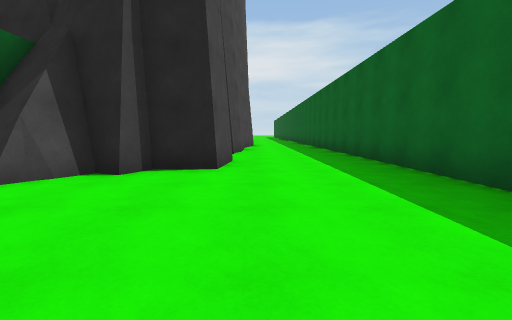
view 1 (above)

15 first-person views from a walk through a scene from a Unity 3-D project. The camera is 1.2 m above the floor, tilts 6° down and sees 90° across. The floor is counted in squares, 2 m on a side. Each view is taken from the middle of a square. On the plan, view 1 faces up. The plan holds only what a view shows up to about 9 squares ahead; the rest is blank. The place goes on beyond the plan. The player character is not drawn. Some animated figures are not drawn.

view 2
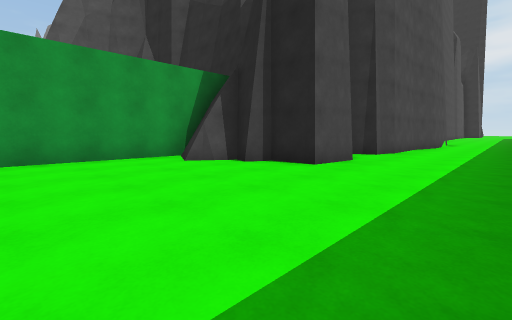

view 3
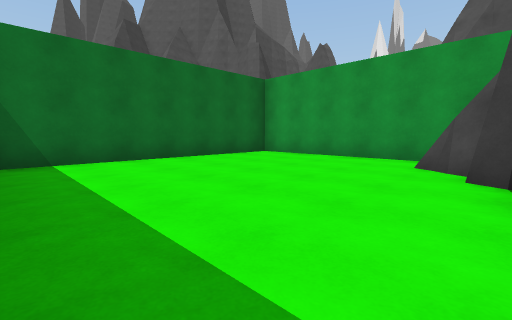

view 4
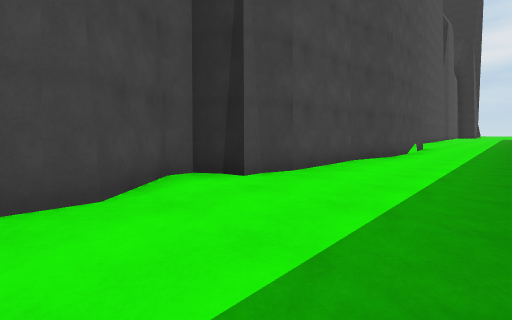

view 5
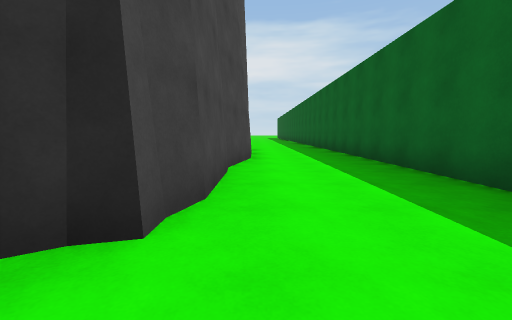

view 6
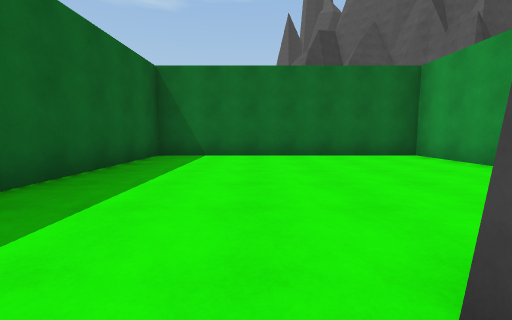

view 7
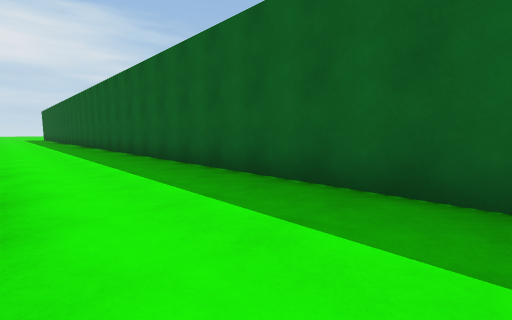

view 8
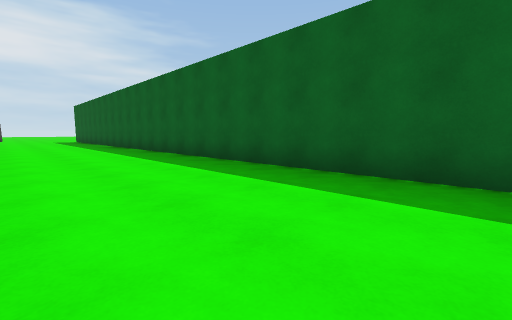

view 9
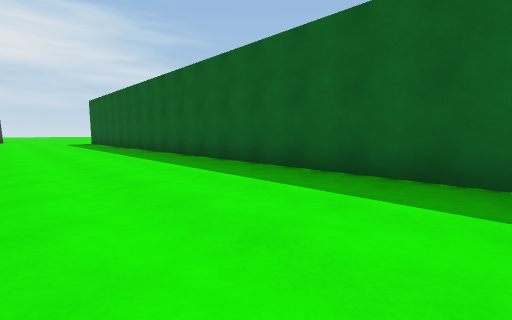

view 10
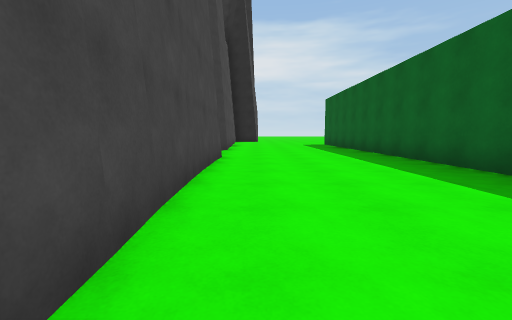

view 11
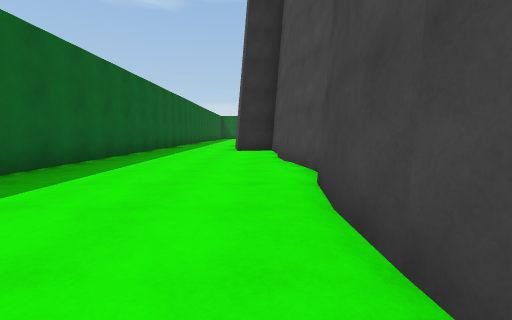

view 12
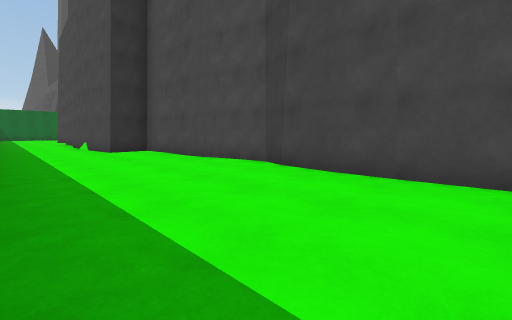

view 13
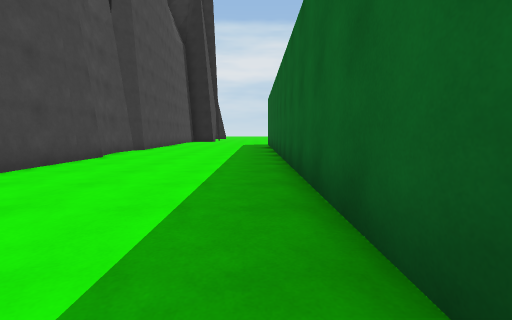

view 14
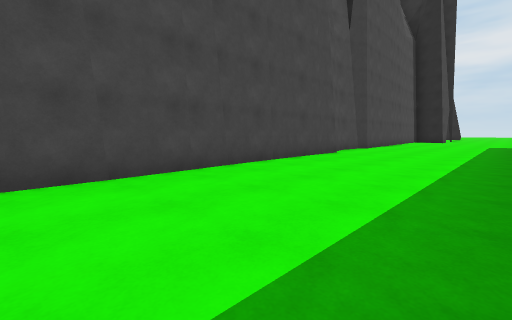

view 15
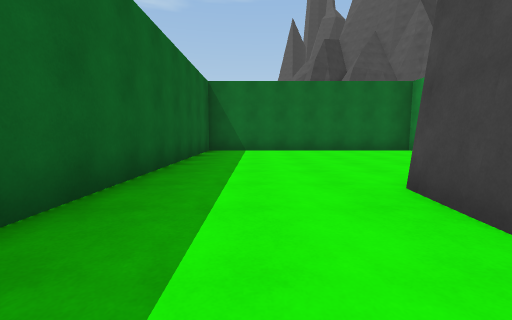

### Floor plan
Points are (right, up) in squares from view 1. A wall is a line through its corners. A room is listed if a view was taken in it or the views show most of it. See-through windows are left out.
Room 1 (views 1, 2, 3, 4, 5, 6, 7, 15)
walls: (-4.3, 3) (-4.3, -1.9) (2.6, -1.9) (2.6, 15.5); (-0.5, 10.5) (-0.5, 8.3) (-0.8, 7.5) (-1.4, 7.1) (-1.5, 6.7) (-0.5, 5.6) (-0.6, 4.3) (-1.7, 4.2) (-1.9, 3.8); (-0.1, 12.2) (-0.5, 10.4); (0.1, 13.2) (0, 12.1); (-0.2, 14.4) (-0.2, 12.2); (-0.3, 15.4) (-0.2, 14.3)
ways out: opening at (1.5, 15) to room 2; opening at (-2, 4)
Room 2 (views 8, 9, 10, 11, 12, 13, 14)
walls: (-1.6, 23.1) (-1.8, 21.9); (-1.7, 22.1) (-2, 21.4) (-2, 20.8); (-1.5, 21.4) (-1.5, 20.8); (-2, 21) (-1.6, 18.6); (-2.1, 30.5) (-1.6, 23); (-1.6, 18.8) (-1.7, 17.5); (-1.3, 17.7) (-1.2, 17.2); (-1.7, 17.7) (-1.6, 16.1) (-0.4, 16.3) (-0.3, 15.4); (-2.3, 32.9) (-2.4, 31.7) (-2.1, 30.7); (2.6, 15.5) (2.6, 33)
low walls: (-0.6, 32.7) (-0.7, 31.6)
ways out: opening at (1.5, 15) to room 1

Positions as (right, up) in squares from view 1, and headings:
1: (0, 0), facing up
2: (2, 0), facing up-left
3: (2, 4), facing down-left
4: (2, 5), facing up-left
5: (0, 6), facing up
6: (0, 5), facing down
7: (0, 10), facing up-right
8: (-1, 17), facing up-right
9: (-1, 21), facing up-right
10: (-1, 24), facing up
11: (-1, 25), facing down
12: (2, 25), facing down-left
13: (2, 24), facing up
14: (2, 23), facing up-left
15: (1, 7), facing down
